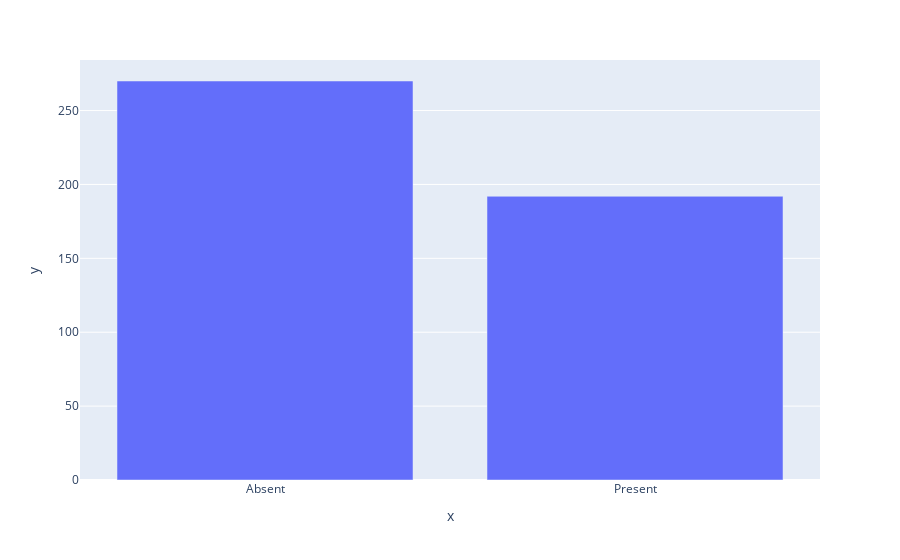

Here is the notebook cell this chart was saved with:
### Code cell
fig = px.bar(df['family history of heart disease'], x=['Absent','Present'], y=famhist_height)
fig.show()

### Figure 1 — Plotly figure (JSON) as saved in the notebook; plotly's stock layout.template omitted (floating-point values rounded to 4 significant figures)
{"data": [{"alignmentgroup": "True", "hovertemplate": "x=%{x}<br>y=%{y}<extra></extra>", "legendgroup": "", "marker": {"color": "#636efa"}, "name": "", "offsetgroup": "", "orientation": "v", "showlegend": false, "textposition": "auto", "type": "bar", "x": ["Absent", "Present"], "xaxis": "x", "y": [270, 192], "yaxis": "y"}], "layout": {"barmode": "relative", "legend": {"tracegroupgap": 0}, "margin": {"t": 60}, "xaxis": {"anchor": "y", "domain": [0, 1], "title": {"text": "x"}}, "yaxis": {"anchor": "x", "domain": [0, 1], "title": {"text": "y"}}}}
